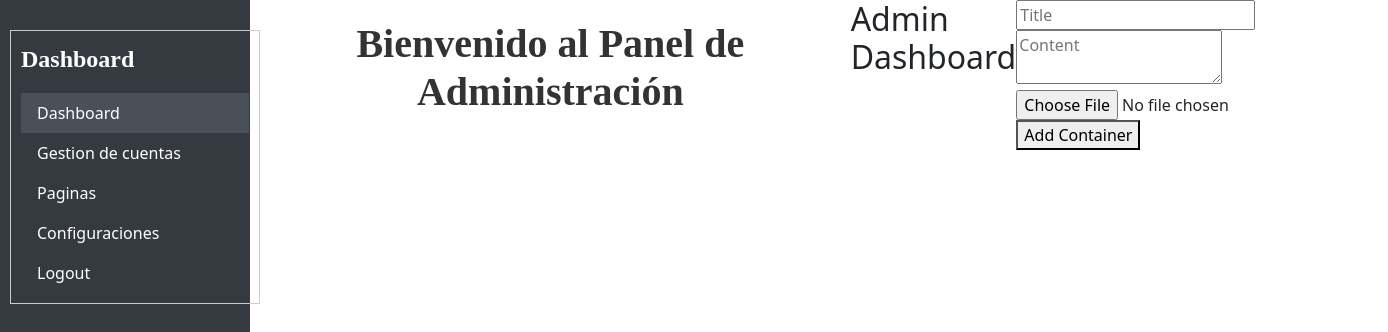
The app's page /publicaciones/, older data.
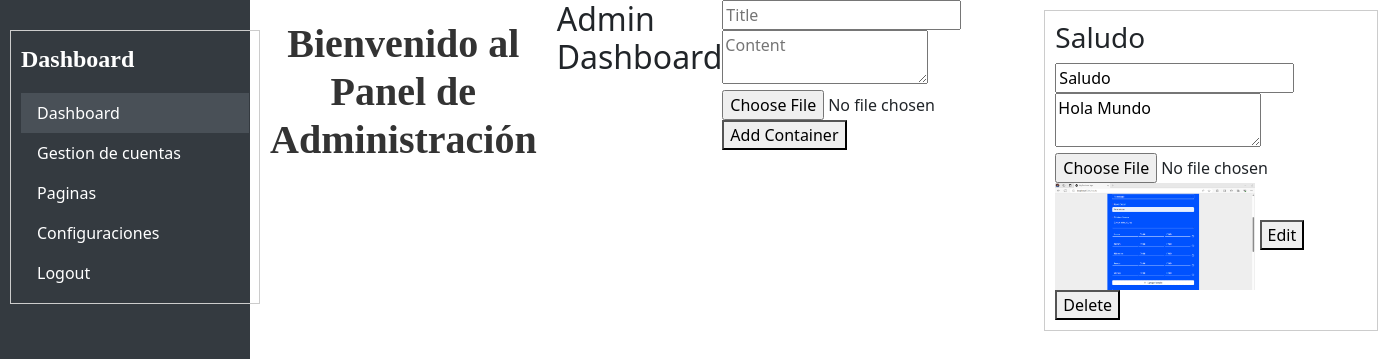
The same page, newer data.
### tasks/models.py (models this page shows, shortened)
class Container(models.Model):
    title = models.CharField(max_length=255)
    content = models.TextField()
    image = models.ImageField(upload_to='images/', blank=True, null=True)
    user = models.ForeignKey(User, on_delete=models.CASCADE)

### tasks/views.py (the view)
# urls.py: path('publicaciones/', views.publicaciones, name='publicaciones'),
def publicaciones(request):
    containers = Container.objects.all()
    return render(request, 'publicaciones.html',{'containers': containers})

### tasks/templates/publicaciones.html (shortened to what this page needs)
{% extends 'dashbase.html' %}
{% block content %}
<!DOCTYPE html>
<html>
<head>
</head>
<body>
    <h2>Admin Dashboard</h2>
    <form method="post" enctype="multipart/form-data" action="{% url 'add_container' %}">
        <input type="text" name="title" placeholder="Title">
        <textarea name="content" placeholder="Content"></textarea>
        <input type="file" name="image">
        <button type="submit">Add Container</button>
    </form>
    {% for container in containers %}
        <div class="container">
            <h3>{{ container.title }}</h3>
            <form method="post" enctype="multipart/form-data" action="{% url 'update_container' container.id %}">
                <input type="text" name="title" value="{{ container.title }}">
                <textarea name="content">{{ container.content }}</textarea>
                <input type="file" name="image">
                {% if container.image %}
                    <img src="{{ container.image.url }}" alt="{{ container.title }}" style="max-width: 200px;">
                {% endif %}
                <button type="submit">Edit</button>
            </form>
            <form method="post" action="{% url 'delete_container' container.id %}">
                <button type="submit">Delete</button>
            </form>
        </div>
    {% endfor %}
</body>
</html>
{% endblock %}

Row changes from the older to the newer data that the page shows:
added Container: title "Saludo", content "Hola Mundo", image (picture)
